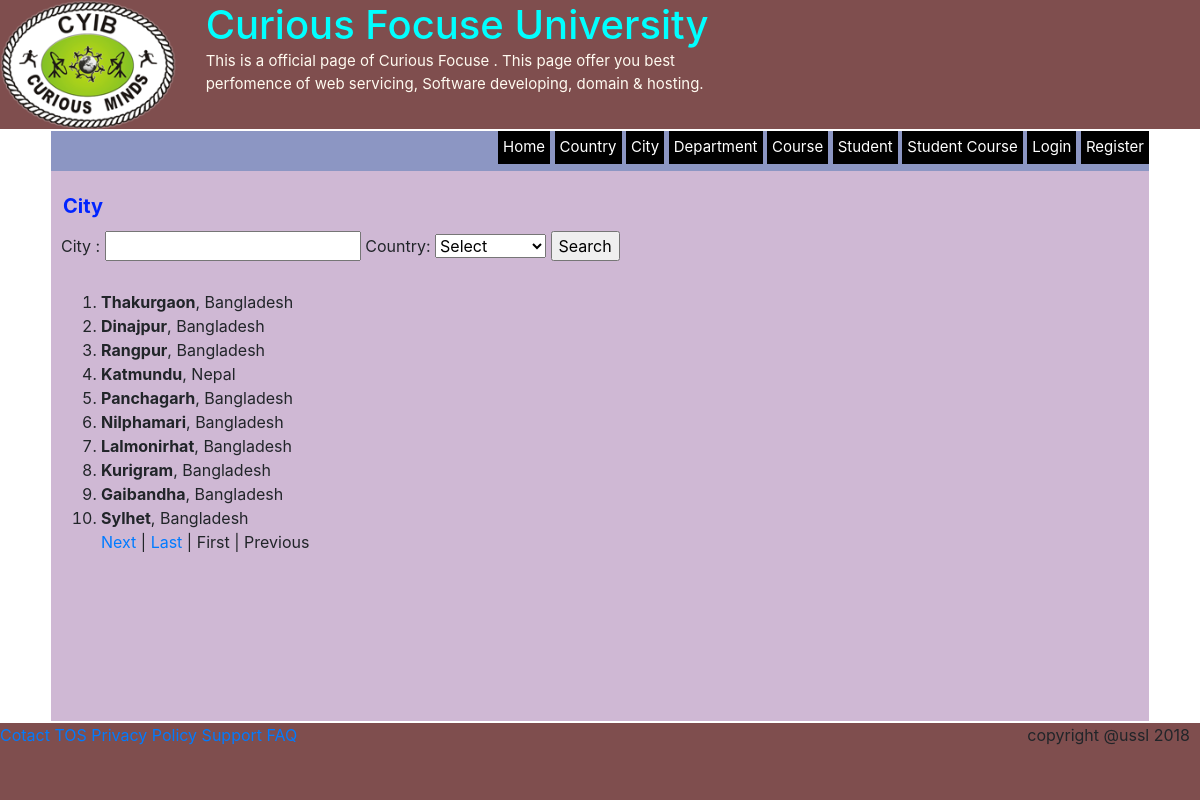
Page /?a=city on the committed database.
### tables this page shows
CREATE TABLE `city` (
  `id` int(11) NOT NULL,
  `name` varchar(200) DEFAULT NULL,
  `countryId` int(11) DEFAULT NULL
);

CREATE TABLE `country` (
  `id` int(11) NOT NULL,
  `name` varchar(200) DEFAULT NULL
);

### client/city.php (the view, shortened to what this page needs)
<?php
	$search = "";
?>
<div class="search">
	<form method="post" action="">
		<label>City :</label>
		<input type="text" name="search" id="search" value="<?php print $search; ?>"/>
		<input type="submit" name="btnSearch" value="Search"/>
	</form>
</div><br />
<?php
	$page = 1;
	$sql = "SELECT city.id, city.name, country.name as country
	FROM city left join country on city.countryId = country.id where city.id > 0 ";
	$TRC = mysqli_query($cn, $sql);
	$TRC = mysqli_num_rows($TRC);
	$sql .=  " limit ".(($page-1)*10).", 10 ";
	$table = mysqli_query($cn,$sql);
	print '<ol>';
	while($row = mysqli_fetch_assoc($table))
	{
		print '<li>';
		print "<b>".htmlentities($row["name"])."</b>".", ".htmlentities($row["country"]);
		print '</li>';
	}
	if($page >= ((($TRC - ($TRC % 10)) / 10) + 1))
	{
		print 'Next | Last |';
	}
	else
	{
		print ' <a href="?a='.$_GET['a'].'&page='.($page +1).'">Next</a> | ';
		print ' <a href="?a='.$_GET['a'].'&page='.((($TRC - ($TRC % 10)) / 10) + 1) .'">Last</a> | ';
	}
	if($page <=1)
	{
		print 'First | Previous';
	}
	else
	{
		print ' <a href="?a='.$_GET['a'].'">First</a> | ';
		print ' <a href="?a='.$_GET['a'].'&page='.($page -1).'">Previous</a> ';
	}
	print '</div>';
?>

### css/index.css (style rules this page uses)
* { margin: 0 auto 0 auto; }
body { background: rgba(137,163,158,0.53); font-family: Segoe, "Segoe UI", "DejaVu Sans", "Trebuchet MS", Verdana, "sans-serif"; font-size: 14px; }

### rows in the picture
city: name "Thakurgaon", countryId.name "Bangladesh"
city: name "Dinajpur", countryId.name "Bangladesh"
city: name "Rangpur", countryId.name "Bangladesh"
city: name "Katmundu", countryId.name "Nepal"
city: name "Panchagarh", countryId.name "Bangladesh"
city: name "Nilphamari", countryId.name "Bangladesh"
city: name "Lalmonirhat", countryId.name "Bangladesh"
city: name "Kurigram", countryId.name "Bangladesh"
city: name "Gaibandha", countryId.name "Bangladesh"
city: name "Sylhet", countryId.name "Bangladesh"

### other values in the picture
str_replace("_"," ",$_GET['a']) "City"
$TableName "Country"
